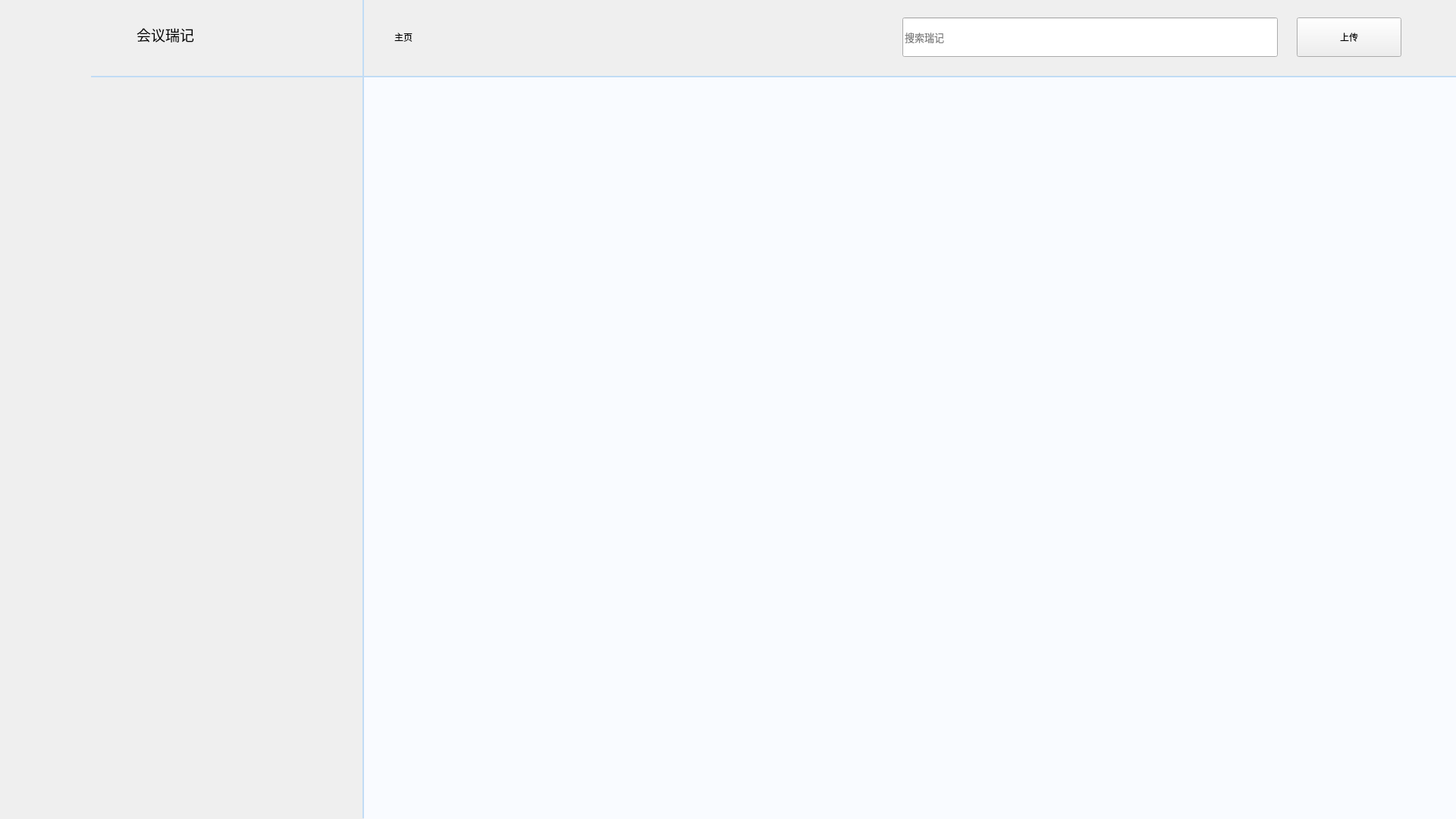
<?xml version="1.0" encoding="UTF-8"?>
<ui version="4.0">
 <class>MainWindow</class>
 <widget class="QMainWindow" name="MainWindow">
  <property name="geometry">
   <rect>
    <x>0</x>
    <y>0</y>
    <width>1920</width>
    <height>1080</height>
   </rect>
  </property>
  <property name="minimumSize">
   <size>
    <width>1920</width>
    <height>1080</height>
   </size>
  </property>
  <property name="maximumSize">
   <size>
    <width>1920</width>
    <height>1080</height>
   </size>
  </property>
  <property name="windowTitle">
   <string>MainWindow</string>
  </property>
  <property name="styleSheet">
   <string notr="true"/>
  </property>
  <widget class="QWidget" name="centralwidget">
   <widget class="QWidget" name="widget_titile" native="true">
    <property name="geometry">
     <rect>
      <x>480</x>
      <y>0</y>
      <width>1440</width>
      <height>98</height>
     </rect>
    </property>
    <widget class="QLabel" name="label_5">
     <property name="geometry">
      <rect>
       <x>40</x>
       <y>38</y>
       <width>71</width>
       <height>22</height>
      </rect>
     </property>
     <property name="styleSheet">
      <string notr="true">font: 650 12pt &quot;Microsoft JhengHei&quot;;
</string>
     </property>
     <property name="text">
      <string>主页</string>
     </property>
    </widget>
    <widget class="QLineEdit" name="searchEdit">
     <property name="geometry">
      <rect>
       <x>710</x>
       <y>23</y>
       <width>495</width>
       <height>52</height>
      </rect>
     </property>
     <property name="font">
      <font>
       <pointsize>10</pointsize>
      </font>
     </property>
     <property name="cursor">
      <cursorShape>IBeamCursor</cursorShape>
     </property>
     <property name="focusPolicy">
      <enum>Qt::ClickFocus</enum>
     </property>
     <property name="text">
      <string/>
     </property>
     <property name="maxLength">
      <number>32769</number>
     </property>
     <property name="alignment">
      <set>Qt::AlignLeading|Qt::AlignLeft|Qt::AlignVCenter</set>
     </property>
     <property name="placeholderText">
      <string>搜索瑞记</string>
     </property>
     <property name="clearButtonEnabled">
      <bool>true</bool>
     </property>
    </widget>
    <widget class="QPushButton" name="pushButton">
     <property name="geometry">
      <rect>
       <x>1230</x>
       <y>23</y>
       <width>138</width>
       <height>52</height>
      </rect>
     </property>
     <property name="text">
      <string>上传</string>
     </property>
     <property name="icon">
      <iconset resource="Res.qrc">
       <normaloff>:/images/pullBtn.png</normaloff>:/images/pullBtn.png</iconset>
     </property>
     <property name="checkable">
      <bool>false</bool>
     </property>
     <property name="checked">
      <bool>false</bool>
     </property>
     <property name="autoExclusive">
      <bool>false</bool>
     </property>
     <property name="flat">
      <bool>false</bool>
     </property>
    </widget>
   </widget>
   <widget class="QWidget" name="leftWidget" native="true">
    <property name="geometry">
     <rect>
      <x>0</x>
      <y>0</y>
      <width>120</width>
      <height>1080</height>
     </rect>
    </property>
   </widget>
   <widget class="QWidget" name="widget_2" native="true">
    <property name="geometry">
     <rect>
      <x>120</x>
      <y>0</y>
      <width>360</width>
      <height>1080</height>
     </rect>
    </property>
    <widget class="QWidget" name="widget_back" native="true">
     <property name="geometry">
      <rect>
       <x>0</x>
       <y>0</y>
       <width>360</width>
       <height>98</height>
      </rect>
     </property>
     <widget class="QLabel" name="label_6">
      <property name="geometry">
       <rect>
        <x>60</x>
        <y>20</y>
        <width>101</width>
        <height>51</height>
       </rect>
      </property>
      <property name="font">
       <font>
        <pointsize>14</pointsize>
       </font>
      </property>
      <property name="text">
       <string>会议瑞记</string>
      </property>
     </widget>
     <widget class="Line" name="line_3">
      <property name="geometry">
       <rect>
        <x>358</x>
        <y>0</y>
        <width>2</width>
        <height>98</height>
       </rect>
      </property>
      <property name="styleSheet">
       <string notr="true">color:rgba(193, 220, 245, 1);
background-color: rgba(193, 220, 245, 1)</string>
      </property>
      <property name="frameShadow">
       <enum>QFrame::Plain</enum>
      </property>
      <property name="orientation">
       <enum>Qt::Vertical</enum>
      </property>
     </widget>
    </widget>
    <widget class="Line" name="line">
     <property name="geometry">
      <rect>
       <x>0</x>
       <y>100</y>
       <width>360</width>
       <height>2</height>
      </rect>
     </property>
     <property name="styleSheet">
      <string notr="true">color:rgba(193, 220, 245, 1);
background-color: rgba(193, 220, 245, 1)</string>
     </property>
     <property name="frameShadow">
      <enum>QFrame::Plain</enum>
     </property>
     <property name="orientation">
      <enum>Qt::Horizontal</enum>
     </property>
    </widget>
    <widget class="Line" name="line_4">
     <property name="geometry">
      <rect>
       <x>358</x>
       <y>98</y>
       <width>2</width>
       <height>981</height>
      </rect>
     </property>
     <property name="styleSheet">
      <string notr="true">color:rgba(193, 220, 245, 1);
background-color: rgba(193, 220, 245, 1)</string>
     </property>
     <property name="frameShadow">
      <enum>QFrame::Plain</enum>
     </property>
     <property name="orientation">
      <enum>Qt::Vertical</enum>
     </property>
    </widget>
   </widget>
   <widget class="QStackedWidget" name="stackedWidget">
    <property name="geometry">
     <rect>
      <x>480</x>
      <y>100</y>
      <width>1440</width>
      <height>981</height>
     </rect>
    </property>
    <property name="styleSheet">
     <string notr="true">background-color: rgb(249, 251, 255)</string>
    </property>
    <property name="currentIndex">
     <number>1</number>
    </property>
    <widget class="QWidget" name="page"/>
    <widget class="QWidget" name="page_2"/>
   </widget>
   <widget class="Line" name="line_2">
    <property name="geometry">
     <rect>
      <x>480</x>
      <y>100</y>
      <width>1440</width>
      <height>2</height>
     </rect>
    </property>
    <property name="styleSheet">
     <string notr="true">color:rgba(193, 220, 245, 1);
background-color: rgba(193, 220, 245, 1)</string>
    </property>
    <property name="frameShadow">
     <enum>QFrame::Plain</enum>
    </property>
    <property name="orientation">
     <enum>Qt::Horizontal</enum>
    </property>
   </widget>
  </widget>
 </widget>
 <resources>
  <include location="Res.qrc"/>
 </resources>
 <connections/>
</ui>
